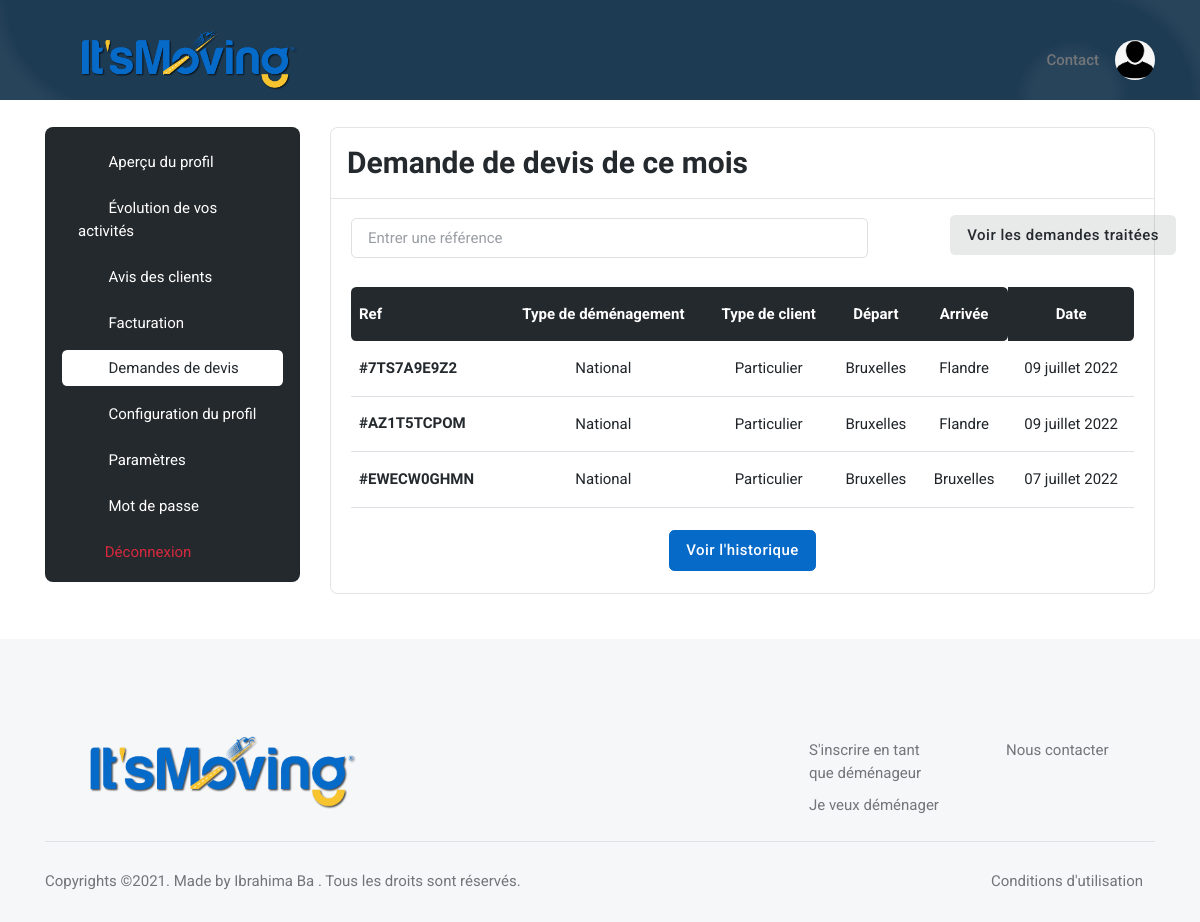
Page /user/quote_request/ (signed in) on the committed database.
### base_app/models.py (models this page shows, shortened)
class Mover_Quote_Request(models.Model):
    created = models.DateTimeField(auto_now_add=True)
    quote_request = models.ForeignKey(Quote_Request, on_delete=models.CASCADE)
    treated = models.BooleanField(default=False)
    rejected = models.BooleanField(default=False)
    paid = models.CharField(max_length=20, default='Non payé') #can be 'Non payé' or 'Payé' or 'Vérification en cours...'
    mover = models.ForeignKey(Mover, on_delete=models.CASCADE)

class Quote_Request(models.Model):
    ref = models.CharField(max_length=30)
    Adresse_Departure = models.CharField(max_length=300)
    Postal_Code_Departure = models.IntegerField()
    Residence_Number_or_Name_Departure = models.CharField(max_length=300)
    Residence_Departure = models.CharField(max_length=300)
    Number_Room_Departure = models.IntegerField()
    Country_Arrival = models.CharField(max_length=300, default="")
    City_Arrival_for_international_moving = models.CharField(max_length=300, default="")
    Region_Arrival_for_national_moving = models.CharField(max_length=300, default="")
    Adresse_Arrival = models.CharField(max_length=300)
    Residence_Number_or_Name_Arrival = models.CharField(max_length=300)
    Postal_Code_Arrival = models.IntegerField()
    Residence_Arrival = models.CharField(max_length=300)
    packing_service = models.BooleanField(default=False)
    packaging_materials = models.BooleanField(default=False)
    furniture_assembly_disassembly = models.BooleanField(default=False)
    furniture_storage = models.BooleanField(default=False)
    Additional_informations = models.CharField(max_length=300)
    firstname = models.CharField(max_length=300, default="")
    lastname = models.CharField(max_length=300, default="")
    email = models.EmailField(default="")
    phone_number = models.CharField(max_length=30, default="")
    created = models.DateTimeField(auto_now_add=True)
    distributed = models.BooleanField(default=False)
    moving_date = models.DateTimeField(auto_now_add=False)
    moving_date1 = models.DateTimeField(auto_now_add=False)
    moving_date2 = models.DateTimeField(auto_now_add=False)
    moving_type1 = models.ForeignKey(Moving_Type1, on_delete=models.CASCADE)
    moving_type2 = models.ForeignKey(Moving_Type2, on_delete=models.CASCADE)
    country = models.ForeignKey(Country, on_delete=models.CASCADE, default="")
    region = models.ForeignKey(Region, on_delete=models.CASCADE, default="")

class Moving_Type1(models.Model):  # can be national opr international
    name = models.CharField(max_length=300)

class Moving_Type2(models.Model):  # can be 'particulier' or 'professionnel'
    name = models.CharField(max_length=300)

class Region(models.Model):
    name = models.CharField(max_length=300)
    country = models.ForeignKey(Country, on_delete=models.CASCADE)

### user/views.py (the view, shortened to what this page needs)
# urls.py: path('quote_request/', views.quote_request, name='quote_request'),
@login_required
def quote_request(request):
    today = datetime.date.today()
    mover = Mover.objects.filter(user_id=request.user.id).last()
    mover_quote_requests_actual_month = Mover_Quote_Request.objects.filter(mover_id=mover.id, treated=False,
                                                                           created__month=today.month, rejected=False)
    number_quote_request = Mover_Quote_Request.objects.filter(mover_id=mover.id, treated=False, rejected=False).count()
    return render(request, 'user/profile/quote_request.html', {'mover': mover, 'mover_quote_requests_actual_month':
        mover_quote_requests_actual_month, 'number_quote_request': number_quote_request})

### user/templates/user/profile/quote_request.html (shortened to what this page needs)
{% extends 'base_app/base.html' %}
{% load static %}
{% block main %}
    <section class="pt-0">
        <div class="container-fluid px-0">
            <div class="bg-blue h-100px h-md-100px rounded-0" style="background:url({% static 'base_app/assets/images/pattern/04.png' %}) no-repeat center center; background-size:cover;">
            </div>
        </div>
    </section>
	<section class="pt-2">
		<div class="container">
			<div class="row">
				<div class="col-xl-3">
					<nav class="navbar navbar-light navbar-expand-xl mx-0">
						<div class="offcanvas offcanvas-end" tabindex="-1" id="offcanvasNavbar" aria-labelledby="offcanvasNavbarLabel">
							<div class="offcanvas-body p-3 p-xl-0">
								<div class="bg-dark border rounded-3 pb-0 p-3 w-100">
									<div class="list-group list-group-dark list-group-borderless">
										<a class="list-group-item" href="{% url 'preview' %}"><i class="bi bi-person-lines-fill fa-fw me-2"></i>
											Aperçu du profil
										</a>
										<a class="list-group-item" href="{% url 'statistic' %}"><i class="bi bi-graph-up fa-fw me-2"></i>
                                            Évolution de vos activités
                                        </a>
                                        <a class="list-group-item" href="{% url 'reviews' %}"><i class="bi bi-star fa-fw me-2"></i>
                                            Avis des clients
                                        </a>
                                        <a class="list-group-item" href="{% url 'billing' %}"><i class="bi bi-wallet2 fa-fw me-2"></i>
                                            Facturation
                                        </a>
										<a class="list-group-item active" href="{% url 'quote_request' %}"><i class="bi bi-folder-check fa-fw me-2"></i>
											Demandes de devis
										</a>
										<a class="list-group-item" href="{% url 'edit_profile' %}"><i class="bi bi-pencil-square fa-fw me-2"></i>
											Configuration du profil
										</a>
										<a class="list-group-item" href="{% url 'settings' %}"><i class="bi bi-gear fa-fw me-2"></i>
											Paramètres
										</a>
										<a class="list-group-item" href="{% url 'user_password_change' %}"><i class="bi bi-lock fa-fw me-2"></i>
											Mot de passe
										</a>
										<form action="{% url 'logout_user' %}" method="POST">
											<button type="submit" class="list-group-item text-danger bg-danger-soft-hover">
												<i class="fas fa-sign-out-alt fa-fw me-2"></i>Déconnexion
											</button>
                        				</form>
									</div>
								</div>
							</div>
						</div>
					</nav>
				</div>
				<div class="col-xl-9">
					<div class="card border rounded-3">
						<div class="card-header border-bottom">
							<h3 class="mb-0">Demande de devis de ce mois</h3>
						</div>
						<div class="card-body">
							<div class="row g-3 align-items-center justify-content-between mb-4">
								<div class="col-md-8">
									<form class="rounded position-relative" method="POST">
										<input class="form-control pe-5 bg-transparent" type="search" name="ref" placeholder="Entrer une référence" aria-label="Search">
										<button class="btn bg-transparent px-2 py-0 position-absolute top-50 end-0 translate-middle-y" type="submit" name="search" value="search">
											<i class="fas fa-search fs-6 "></i>
										</button>
									</form>
								</div>
								<div class="col-md-3">
									<a type="button" class="btn btn-dark-soft" href="{% url 'treated_quote_request' %}">Voir les demandes traitées</a>
								</div>
							</div>
							<div class="table-responsive border-0">
								<table class="table table-dark-gray align-middle p-4 mb-0 table-hover">
									<thead>
										<tr>
											<th scope="col" class="border-0 rounded-start">Ref</th>
											<th scope="col" class="border-0 text-center">Type de déménagement</th>
											<th scope="col" class="border-0 text-center">Type de client</th>
											<th scope="col" class="border-0 text-center">Départ</th>
											<th scope="col" class="border-0 rounded-end text-center">Arrivée</th>
											<th scope="col" class="border-0 rounded-end text-center">Date</th>
										</tr>
									</thead>
									<tbody>
										{% if mover_quote_request %}
													{% if quote_request.moving_date|date == 'Oct. 10, 1000' %}
														{% load i18n %}
													{% else %}
														{% load i18n %}
													{% endif %}
										{% else %}
											{% for mover_quote_request in mover_quote_requests_actual_month %}
												<tr>
													<td>
														<h6 class="mt-2 mt-lg-0 mb-0">
															<a href="{% url 'mover_quote_request_detail' mover_quote_request.id %}">
																#{{mover_quote_request.quote_request.ref}}
															</a>
														</h6>
													</td>
													<td class="text-center">
														{{mover_quote_request.quote_request.moving_type1.name}}
													</td>
													<td class="text-center">
														{{mover_quote_request.quote_request.moving_type2.name}}
													</td>
													<td class="text-center">
														{% if mover_quote_request.quote_request.moving_type1.name == 'National' %}
															{{mover_quote_request.quote_request.region.name|capfirst}}
														{% else %}
															{{mover_quote_request.quote_request.country.name|capfirst}}
														{% endif %}
													</td>
													<td class="text-center">
														{% if mover_quote_request.quote_request.moving_type1.name == 'National' %}
															{{mover_quote_request.quote_request.Region_Arrival_for_national_moving|capfirst}}
														{% else %}
															{{mover_quote_request.quote_request.Country_Arrival|capfirst}}
														{% endif %}
													</td>
													<td class="text-center">
														{% if mover_quote_request.quote_request.moving_date|date == 'Oct. 10, 1000' %}
															{% load i18n %}
														{% else %}
															{% load i18n %}
															{% language 'fr' %}
																{{mover_quote_request.quote_request.moving_date|date:'d F Y'}}
															{% endlanguage %}
														{% endif %}
													</td>
												</tr>
											{% endfor %}
										{% endif %}
									</tbody>
								</table>
								<center>
									<a type="button" class="btn btn-primary" href="{% url 'all_quote_requests' mover.id %}" style="text-align: right">
										Voir l'historique
									</a>
								</center>
							</div>
						</div>
					</div>
				</div>
			</div>
		</div>
	</section>
{% endblock %}

### rows in the picture
Mover_Quote_Request: quote_request.ref "7TS7A9E9Z2", quote_request.moving_type1.name "National", quote_request.moving_type2.name "Particulier", quote_request.region.name "Bruxelles", quote_request.Region_Arrival_for_national_moving "Flandre", quote_request.moving_date "09 juillet 2022"
Mover_Quote_Request: quote_request.ref "AZ1T5TCPOM", quote_request.moving_type1.name "National", quote_request.moving_type2.name "Particulier", quote_request.region.name "Bruxelles", quote_request.Region_Arrival_for_national_moving "Flandre", quote_request.moving_date "09 juillet 2022"
Mover_Quote_Request: quote_request.ref "EWECW0GHMN", quote_request.moving_type1.name "National", quote_request.moving_type2.name "Particulier", quote_request.region.name "Bruxelles", quote_request.Region_Arrival_for_national_moving "Bruxelles", quote_request.moving_date "07 juillet 2022"
